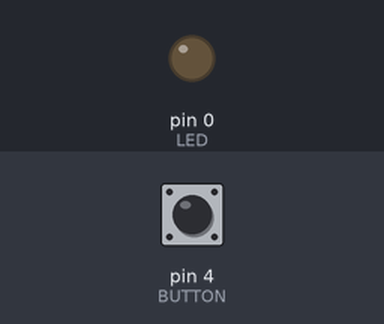
A sketch run on a simulated Arduino Uno, built with avr-gcc and run on an emulated ATmega328P. Shown: output pins drawn as LEDs (lit = HIGH). Inputs (shaded band) come from the test bench; at power-on: pin 4 (BUTTON) LOW.

Above: at 1.2 s.
1.3 s: pin 4 (BUTTON) pulled HIGH for 0.15 s
At 1.37 s:
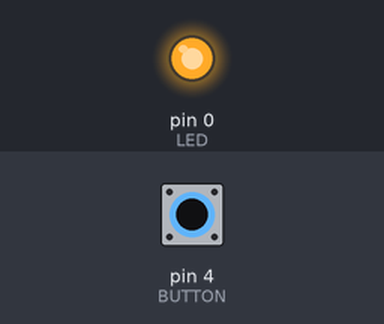
2.9 s: pin 4 (BUTTON) pulled HIGH for 3.2 s
At 7.2 s:
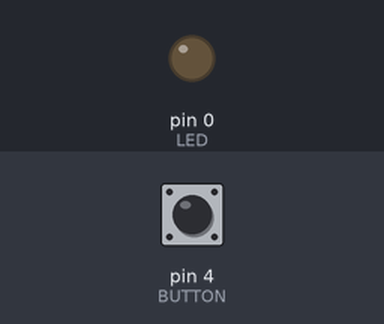
Timing chart, 0 to 8.7 s (numbered marks = the images above; inputs shaded):
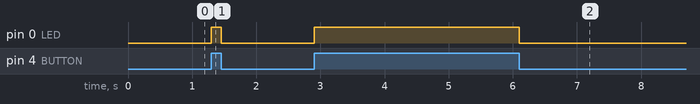

Measured:
- after the input at 1.3 s, pin 0 (LED): LOW → HIGH at once, → LOW 0.15 s later
- after the input at 2.9 s, pin 0 (LED): LOW → HIGH at once, → LOW 3.2 s later

The sketch:

boton_led.ino
```cpp
const int BUTTON = 4; //Naming sitch button pin
const int LED = 0; // Namin led pin
int BUTTONstate = 0;

void setup() {
  pinMode(LED, OUTPUT);
  pinMode(BUTTON, INPUT);
}


void loop() {
  BUTTONstate = digitalRead(BUTTON);//le el estatus del boton, entrada
  if (BUTTONstate == HIGH)
  {
    digitalWrite(LED, HIGH);
  }
  else
  {
    digitalWrite(LED, LOW);
  }
}
```
